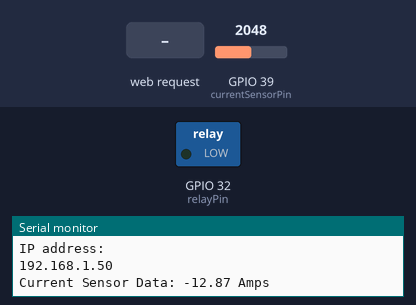
The sketch below on a simulated ESP32. On the bench: switched loads named in the sketch (green lamp = pin HIGH), the last lines printed to the serial monitor. The inputs (shaded band) are chosen by the test bench; at power-on: GPIO 39 (currentSensorPin) = 2048. WiFi joins after 1.5 s; servers stay silent unless stated.

Above: at 4.2 s.
4.3 s: HTTP request GET /on received
At 6.3 s:
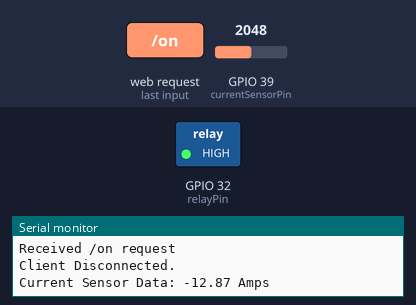
10.1 s: HTTP request GET /off received
At 12.9 s:
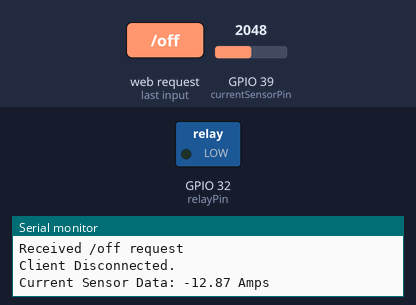
Timing chart, 0 to 14.4 s (numbered marks = the images above; inputs shaded):
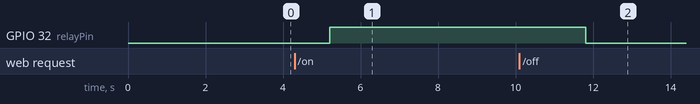

The sketch:

arduinocode.ino
```cpp
#include <Arduino.h>
#include <WiFi.h>
#include <ArduinoOTA.h>

const char* ssid = "Jaffri";
const char* password = "jaffri123";
const int relayPin = 32;
const int currentSensorPin = 39;

const char* serverAddress = "http://127.0.0.1:8000/"; // Update with your Django server address
const int serverPort = 8000; // Adjust the port as needed
const String apiUrl = "/api/energy/";

WiFiServer server(80);

void setup() {
  Serial.begin(115200);
  delay(1000);

  Serial.print("Connecting to ");
  Serial.println(ssid);
  WiFi.begin(ssid, password);

  while (WiFi.status() != WL_CONNECTED) {
    delay(1000);
    Serial.print(".");
  }

  Serial.println("");
  Serial.println("WiFi connected.");
  Serial.println("IP address: ");
  Serial.println(WiFi.localIP());

  // Initialize ArduinoOTA
  ArduinoOTA.begin();

  pinMode(relayPin, OUTPUT);
  pinMode(currentSensorPin, INPUT);

  server.begin();
}

void loop() {
  // Handle OTA updates
  ArduinoOTA.handle();

  // Read current sensor data
  int sensorValue = analogRead(currentSensorPin);

  // Convert analog reading to voltage (0-3.3V)
  float voltage = sensorValue * (3.3 / 4095.0);

  // Convert voltage to current (assuming 5A max and 5V reference)
  float current = (voltage - 2.5) / 0.066;

  // Print sensor data to serial monitor
  Serial.print("Current Sensor Data: ");
  Serial.print(current);
  Serial.println(" Amps");

  // Send data to Django backend
  sendSensorData(current);

  delay(1000); // Adjust delay to slow down data transmission

  WiFiClient client = server.available();
  if (client) {
    Serial.println("New Client.");
    String currentLine = "";
    while (client.connected()) {
      if (client.available()) {
        char c = client.read();
        Serial.write(c);
        currentLine += c;
        if (c == '\n' || c == '\r') {
          // Check for the end of headers
          if (currentLine.endsWith("\r\n\r\n") || currentLine.endsWith("\n\n")) {
            break;
          }
        }
      }
    }

    Serial.println(currentLine);  // Print the received request for debugging

    // Process the request and send the response...
    if (currentLine.startsWith("GET /on")) {
      // Respond to the /on request
      digitalWrite(relayPin, HIGH);  // Turn on the relay
      client.println("HTTP/1.1 200 OK");
      client.println("Content-type:text/html");
      client.println("Connection: close");
      client.println();
      client.println("Relay is now ON");  // Send a response back to the client
      Serial.println("Received /on request");
    } else if (currentLine.startsWith("GET /off")) {
      // Respond to the /off request
      digitalWrite(relayPin, LOW);  // Turn off the relay
      client.println("HTTP/1.1 200 OK");
      client.println("Content-type:text/html");
      client.println("Connection: close");
      client.println();
      client.println("Relay is now OFF");  // Send a response back to the client
      Serial.println("Received /off request");
    }

    client.stop();
    Serial.println("Client Disconnected.");
  }
}

void sendSensorData(float data) {
  // Create JSON payload
  String payload = "{\"current_data\": " + String(data) + "}";

  // Connect to the server
  WiFiClient client;
  if (client.connect(serverAddress, serverPort)) {
    // Send HTTP POST request
    client.println("POST " + apiUrl + " HTTP/1.1");
    client.println("Host: " + String(serverAddress));
    client.println("Content-Type: application/json");
    client.println("Content-Length: " + String(payload.length()));
    client.println();
    client.println(payload);

    // Wait for response
    delay(1000);
    client.flush();
    client.stop();
  }
}
```

Measured:
- after the input at 4.3 s, GPIO 32 (relayPin): LOW → HIGH after 0.91 s
- after the input at 10.1 s, GPIO 32 (relayPin): HIGH → LOW after 1.7 s
